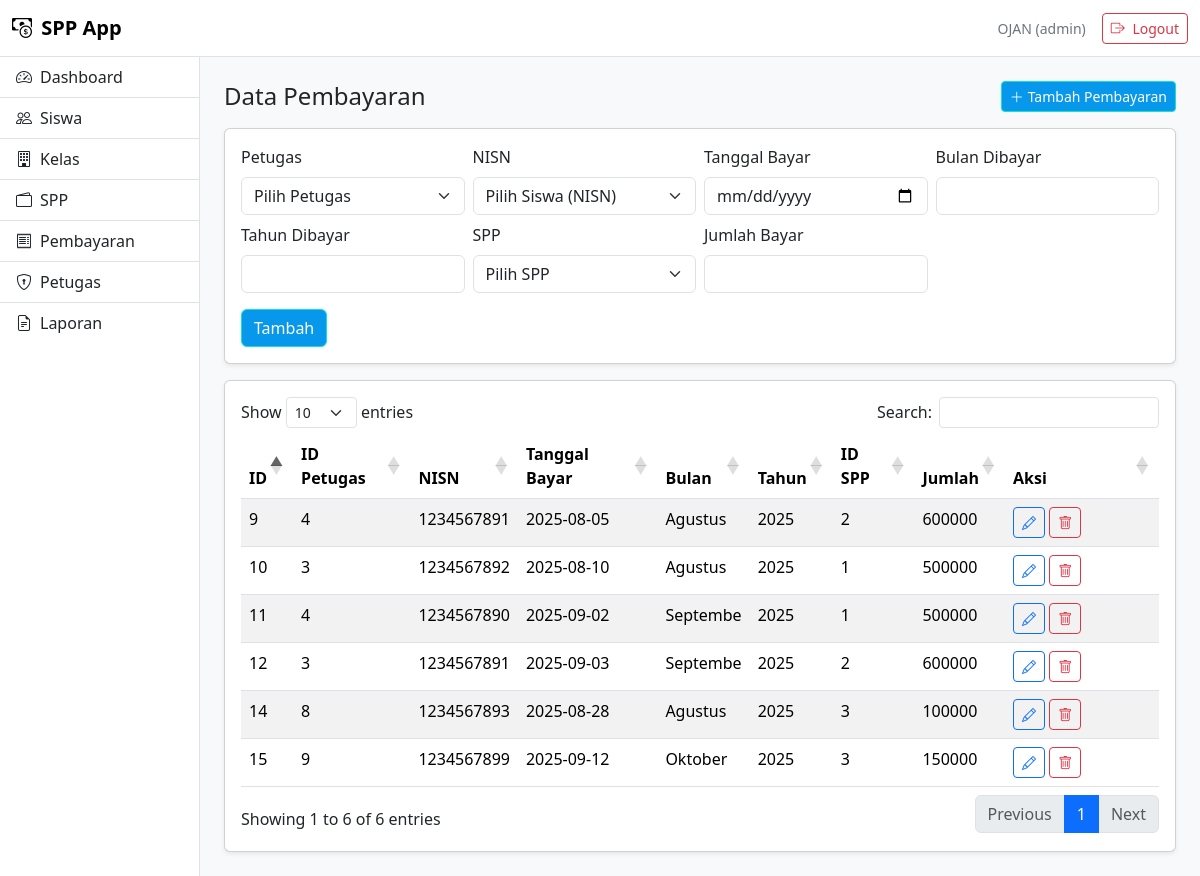
Page /index.php?page=pembayaran (signed in) on the earlier database version.
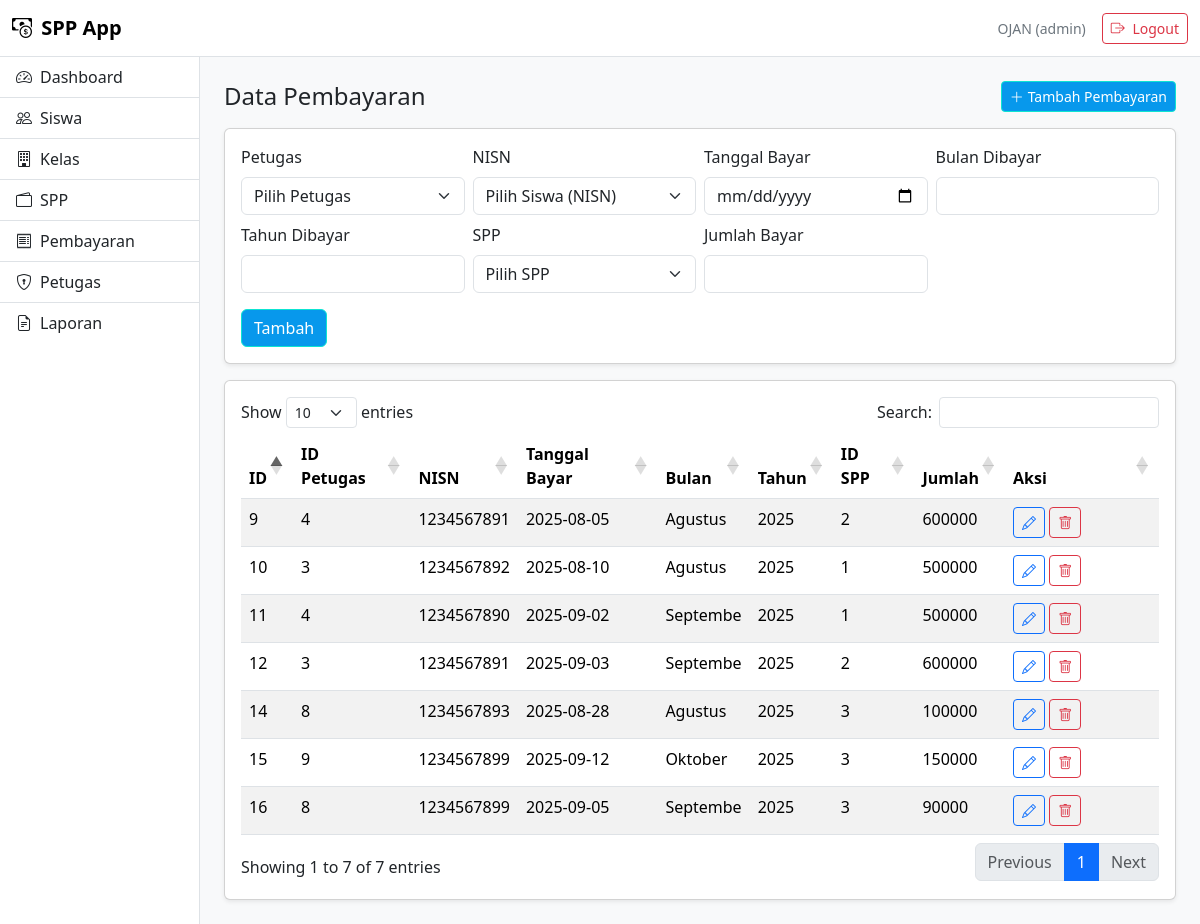
Same page on the later database version.
### tables this page shows
CREATE TABLE `pembayaran` (
  `id_pembayaran` int(11) NOT NULL,
  `id_petugas` int(11) DEFAULT NULL,
  `nisn` char(10) DEFAULT NULL,
  `tgl_bayar` date DEFAULT NULL,
  `bulan_dibayar` varchar(8) DEFAULT NULL,
  `tahun_dibayar` varchar(4) DEFAULT NULL,
  `id_spp` int(11) DEFAULT NULL,
  `jumlah_bayar` int(11) DEFAULT NULL
);

### index.php (called while the page is built, shortened)
<?php
include "layouts/head.php";
include "layouts/sidebar.php";
$page = $_GET['page'] ?? 'dashboard';
include "pages/$page.php";
include "layouts/footer.php";

### pages/pembayaran.php (the view, shortened to what the changed rows need)
<?php
include __DIR__."/../config/koneksi.php";
?>
<div class="card shadow-sm">
  <div class="card-body">
    <table class="table table-striped datatable">
      <thead>
        <tr>
          <th>ID</th>
          <th>ID Petugas</th>
          <th>NISN</th>
          <th>Tanggal Bayar</th>
          <th>Bulan</th>
          <th>Tahun</th>
          <th>ID SPP</th>
          <th>Jumlah</th>
          <th width="120">Aksi</th>
        </tr>
      </thead>
      <tbody>
      <?php
      $q = mysqli_query($koneksi, "SELECT * FROM pembayaran");
      while ($d = mysqli_fetch_assoc($q)):
      ?>
        <tr>
          <td><?= $d['id_pembayaran'] ?></td>
          <td><?= htmlspecialchars($d['id_petugas']) ?></td>
          <td><?= htmlspecialchars($d['nisn']) ?></td>
          <td><?= htmlspecialchars($d['tgl_bayar']) ?></td>
          <td><?= htmlspecialchars($d['bulan_dibayar']) ?></td>
          <td><?= htmlspecialchars($d['tahun_dibayar']) ?></td>
          <td><?= htmlspecialchars($d['id_spp']) ?></td>
          <td><?= htmlspecialchars($d['jumlah_bayar']) ?></td>
          <td>
            <a class="btn btn-sm btn-outline-primary" href="/spp_app/index.php?page=pembayaran&edit=<?= $d['id_pembayaran'] ?>"><i class="bi bi-pencil"></i></a>
            <a class="btn btn-sm btn-outline-danger" href="/spp_app/index.php?page=pembayaran&hapus=<?= $d['id_pembayaran'] ?>" onclick="return confirm('Hapus data ini?')"><i class="bi bi-trash"></i></a>
          </td>
        </tr>
      <?php endwhile; ?>
      </tbody>
    </table>
  </div>
</div>

Differences in the rows shown:
added pembayaran: id_pembayaran "16", id_petugas "8", nisn "1234567899", tgl_bayar "2025-09-05", bulan_dibayar "Septembe", tahun_dibayar "2025", id_spp "3", jumlah_bayar "90000"
Other differences:
text written by a page script: "Show entries Search: Showing 1 to 6 of 6 entries Previous 1 Next" → "Show entries Search: Showing 1 to 7 of 7 entries Previous 1 Next"
